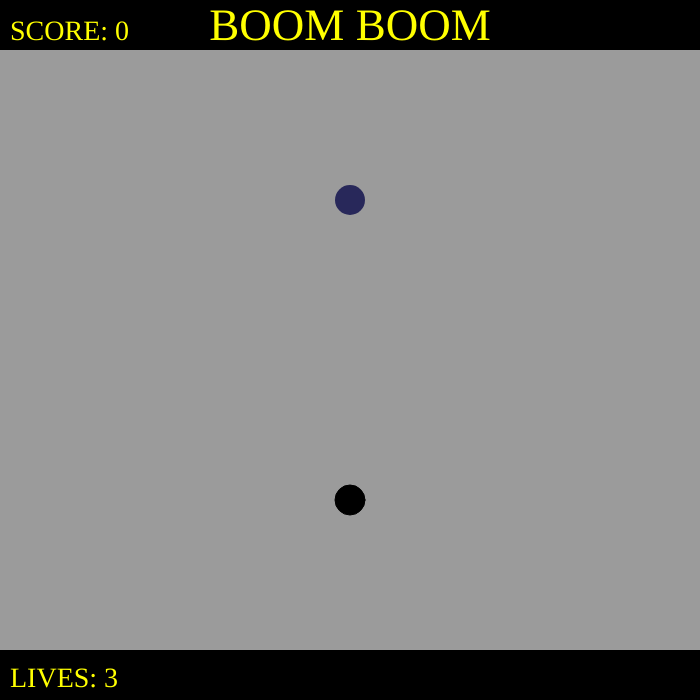
Frame 1 (no input)
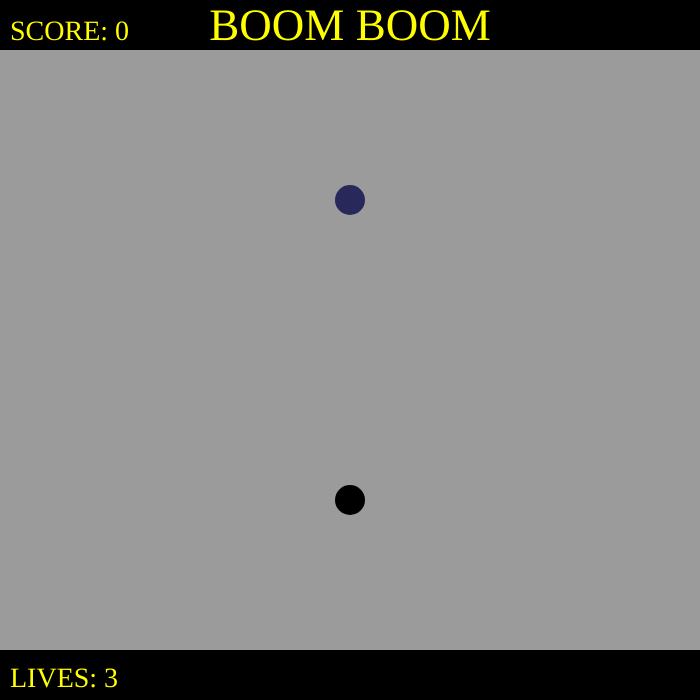
Frame 60 (no input)
Frame 120 (the mouse pressed at the canvas centre since frame 60): identical to frame 60, image omitted

The p5.js sketch that drew these frames (run headless with seeded random() and noise() and a simulated clock; from frame 60 on, the mouse is pressed at the canvas centre):

// p5.js sketch
// ── sketch.js
// 1942 Shooter Game
// Charlie Murphy
// Dec. 07, 2019
//
// Extra for Experts:
// - describe what you did to take this project "above and beyond"
let playerX;
let playerY;
let ocean;
let backgroundY;
let backgroundConstant;
let backgroundSpeed;
let y1;
let y2;
let lives;
let score;
let bulletArray;
let enemyArray;
let enemyX;
let state;
let spawn;
let numberOfEnemies;


class Fighter {
  constructor(x) {
    this.x = x;
    this.y = 200;
    this.radius = 15;
  }
  display() {
    fill(40, 40, 90);
    noStroke();
    ellipse(this.x, this.y, this.radius * 2, this.radius * 2);
  }
}

class Bullet {
  constructor(x, y) {
    this.x = x;
    this.y = y;
    this.dy = -5;
    this.radius = 5;
    this.color = color(255, 0, 0);

  }
  display() {
    fill(this.color);
    noStroke();
    ellipse(this.x, this. y, this.radius * 2, this.radius * 2);
  }
  update() {
    this.y += this.dy;
  }

}

function setup() {
  createCanvas(700, 700);
  textFont("pacifico");
  playerX = 350;
  playerY = 500;
  backgroundY = 50;
  lives = 3;
  score = 0;
  bulletArray = [];
  enemyArray = [];
  state = 1;
  enemyX = 350;
  let enemy = new Fighter(enemyX);
  enemyArray.push(enemy);
}

function draw() {
  if (state === 1) {
    background(155);
    playerPlane();
    shoot();
    hitDetection();
    interface();
  }

}

function playerPlane() {
  fill(0);
  ellipse(playerX, playerY, 30, 30);

  // Top Border
  if (playerY - 16 > 50) {
  // Go Up
    if (keyIsDown(87)) {
      playerY = playerY - 5;
    }
  }

  // Bottom Border
  if (playerY + 16 < 650) {
  // Go Down
    if (keyIsDown(83)) {
      playerY = playerY + 5;
    }
  }

  // Go Right
  if (keyIsDown(68)) {
    playerX = playerX + 5;
    if (playerX + 15 >= 700) {
      playerX = 25;
    }
  }

  // Go Left
  if (keyIsDown(65)) {
    playerX = playerX - 5;
    if (playerX - 15 <= 0) {
      playerX = 675;
    }
  }
}

function keyTyped() {
  if (state === 1) {
    if (key === " ") {
      let bullet = new Bullet(playerX, playerY);
      bulletArray.push(bullet);
    }
  }
}


function interface() {
  // top and bottom borders
  fill(0);
  rect(0, 0, 700, 50);
  rect(0, 650, 700, 700);
  fill(255, 255, 0);
  textSize(45);
  textAlign(CENTER);
  // on-screen text
  text("BOOM BOOM", width / 2, 40);
  textSize(28);
  textAlign(LEFT);
  text("LIVES: " + lives, 10, 687);
  text("SCORE: " + score, 10, 40);
}

function shoot() {
  // Bullets
  for (let i = bulletArray.length - 1; i >= 0; i--) {
    bulletArray[i].update();
    bulletArray[i].display();
  }
  for (let i = enemyArray.length - 1; i >= 0; i--) {
    enemyArray[i].display();
  }
}

function hitDetection() {
  for (let i = bulletArray.length - 1; i >= 0; i--) {
    if (collideCircleCircle(enemyArray[0].x, enemyArray[0].y, enemyArray[0].radius * 2, bulletArray[i].x, bulletArray[i].y, bulletArray[i].radius * 2)) {
      score += 10;
      bulletArray.splice(i, 1);
    }
    console.log(i, score);
    console.log(bulletArray, enemyArray);
  }
}
